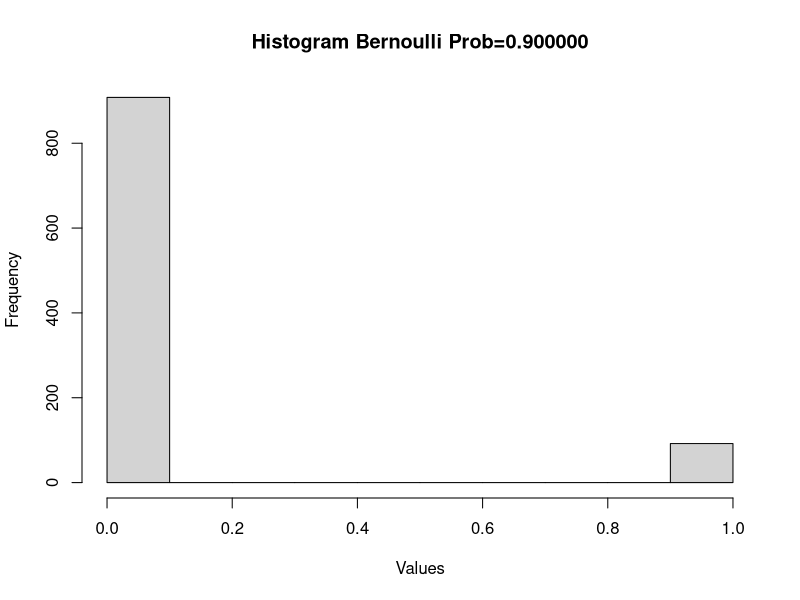

Write the R code that produced this figure.
  n <- 1000  
  prob <- 0.9 
  set.seed(123)
  
  amostra <- runif(n)
  bernoulli<- ifelse(amostra<= prob, 0 ,1) 
    
  hist(bernoulli ,
    main= sprintf("Histogram Bernoulli Prob=%f", prob),
    xlab= "Values",
    ylab= "Frequency",
    )
